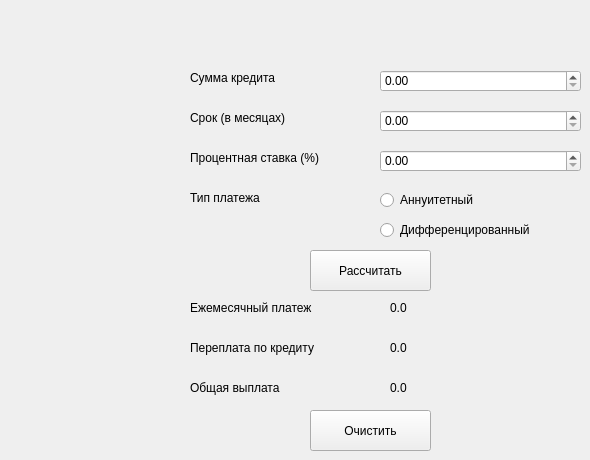
    <widget class="QWidget" name="tab_2">
     <attribute name="title">
      <string>Credit Calculator</string>
     </attribute>
     <widget class="QDoubleSpinBox" name="doubleSpinBox_sum">
      <property name="geometry">
       <rect>
        <x>380</x>
        <y>70</y>
        <width>201</width>
        <height>22</height>
       </rect>
      </property>
      <property name="maximum">
       <double>100000000000000000.000000000000000</double>
      </property>
     </widget>
     <widget class="QDoubleSpinBox" name="doubleSpinBox_months">
      <property name="geometry">
       <rect>
        <x>380</x>
        <y>110</y>
        <width>201</width>
        <height>22</height>
       </rect>
      </property>
      <property name="maximum">
       <double>120.000000000000000</double>
      </property>
     </widget>
     <widget class="QDoubleSpinBox" name="doubleSpinBox_rate">
      <property name="geometry">
       <rect>
        <x>380</x>
        <y>150</y>
        <width>201</width>
        <height>22</height>
       </rect>
      </property>
      <property name="maximum">
       <double>120.000000000000000</double>
      </property>
      <property name="singleStep">
       <double>0.100000000000000</double>
      </property>
     </widget>
     <widget class="QLabel" name="label_month_payment">
      <property name="geometry">
       <rect>
        <x>390</x>
        <y>300</y>
        <width>181</width>
        <height>16</height>
       </rect>
      </property>
      <property name="text">
       <string>0.0</string>
      </property>
     </widget>
     <widget class="QLabel" name="label_overpayment">
      <property name="geometry">
       <rect>
        <x>390</x>
        <y>340</y>
        <width>181</width>
        <height>16</height>
       </rect>
      </property>
      <property name="text">
       <string>0.0</string>
      </property>
     </widget>
     <widget class="QLabel" name="label_all_payment">
      <property name="geometry">
       <rect>
        <x>390</x>
        <y>380</y>
        <width>181</width>
        <height>16</height>
       </rect>
      </property>
      <property name="text">
       <string>0.0</string>
      </property>
     </widget>
     <widget class="QPushButton" name="pushButton_calculate_loan">
      <property name="geometry">
       <rect>
        <x>310</x>
        <y>250</y>
        <width>121</width>
        <height>41</height>
       </rect>
      </property>
      <property name="text">
       <string>Рассчитать</string>
      </property>
     </widget>
     <widget class="QPushButton" name="pushButton_cred_clear">
      <property name="geometry">
       <rect>
        <x>310</x>
        <y>410</y>
        <width>121</width>
        <height>41</height>
       </rect>
      </property>
      <property name="text">
       <string>Очистить</string>
      </property>
     </widget>
     <widget class="QLabel" name="label_4">
      <property name="geometry">
       <rect>
        <x>190</x>
        <y>380</y>
        <width>161</width>
        <height>16</height>
       </rect>
      </property>
      <property name="text">
       <string>Общая выплата</string>
      </property>
     </widget>
     <widget class="QLabel" name="label_5">
      <property name="geometry">
       <rect>
        <x>190</x>
        <y>340</y>
        <width>161</width>
        <height>16</height>
       </rect>
      </property>
      <property name="text">
       <string>Переплата по кредиту</string>
      </property>
     </widget>
     <widget class="QLabel" name="label_6">
      <property name="geometry">
       <rect>
        <x>190</x>
        <y>300</y>
        <width>161</width>
        <height>16</height>
       </rect>
      </property>
      <property name="text">
       <string>Ежемесячный платеж</string>
      </property>
     </widget>
     <widget class="QLabel" name="label_7">
      <property name="geometry">
       <rect>
        <x>190</x>
        <y>70</y>
        <width>161</width>
        <height>16</height>
       </rect>
      </property>
      <property name="text">
       <string>Сумма кредита</string>
      </property>
     </widget>
     <widget class="QLabel" name="label_8">
      <property name="geometry">
       <rect>
        <x>190</x>
        <y>110</y>
        <width>161</width>
        <height>16</height>
       </rect>
      </property>
      <property name="text">
       <string>Срок (в месяцах)</string>
      </property>
     </widget>
     <widget class="QLabel" name="label_9">
      <property name="geometry">
       <rect>
        <x>190</x>
        <y>150</y>
        <width>161</width>
        <height>16</height>
       </rect>
      </property>
      <property name="text">
       <string>Процентная ставка (%)</string>
      </property>
     </widget>
     <widget class="QRadioButton" name="radioButton_ann">
      <property name="geometry">
       <rect>
        <x>380</x>
        <y>190</y>
        <width>201</width>
        <height>20</height>
       </rect>
      </property>
      <property name="text">
       <string>Аннуитетный</string>
      </property>
     </widget>
     <widget class="QRadioButton" name="radioButton_diff">
      <property name="geometry">
       <rect>
        <x>380</x>
        <y>220</y>
        <width>201</width>
        <height>20</height>
       </rect>
      </property>
      <property name="text">
       <string>Дифференцированный</string>
      </property>
     </widget>
     <widget class="QLabel" name="label_10">
      <property name="geometry">
       <rect>
        <x>190</x>
        <y>190</y>
        <width>161</width>
        <height>16</height>
       </rect>
      </property>
      <property name="text">
       <string>Тип платежа</string>
      </property>
     </widget>
    </widget>
